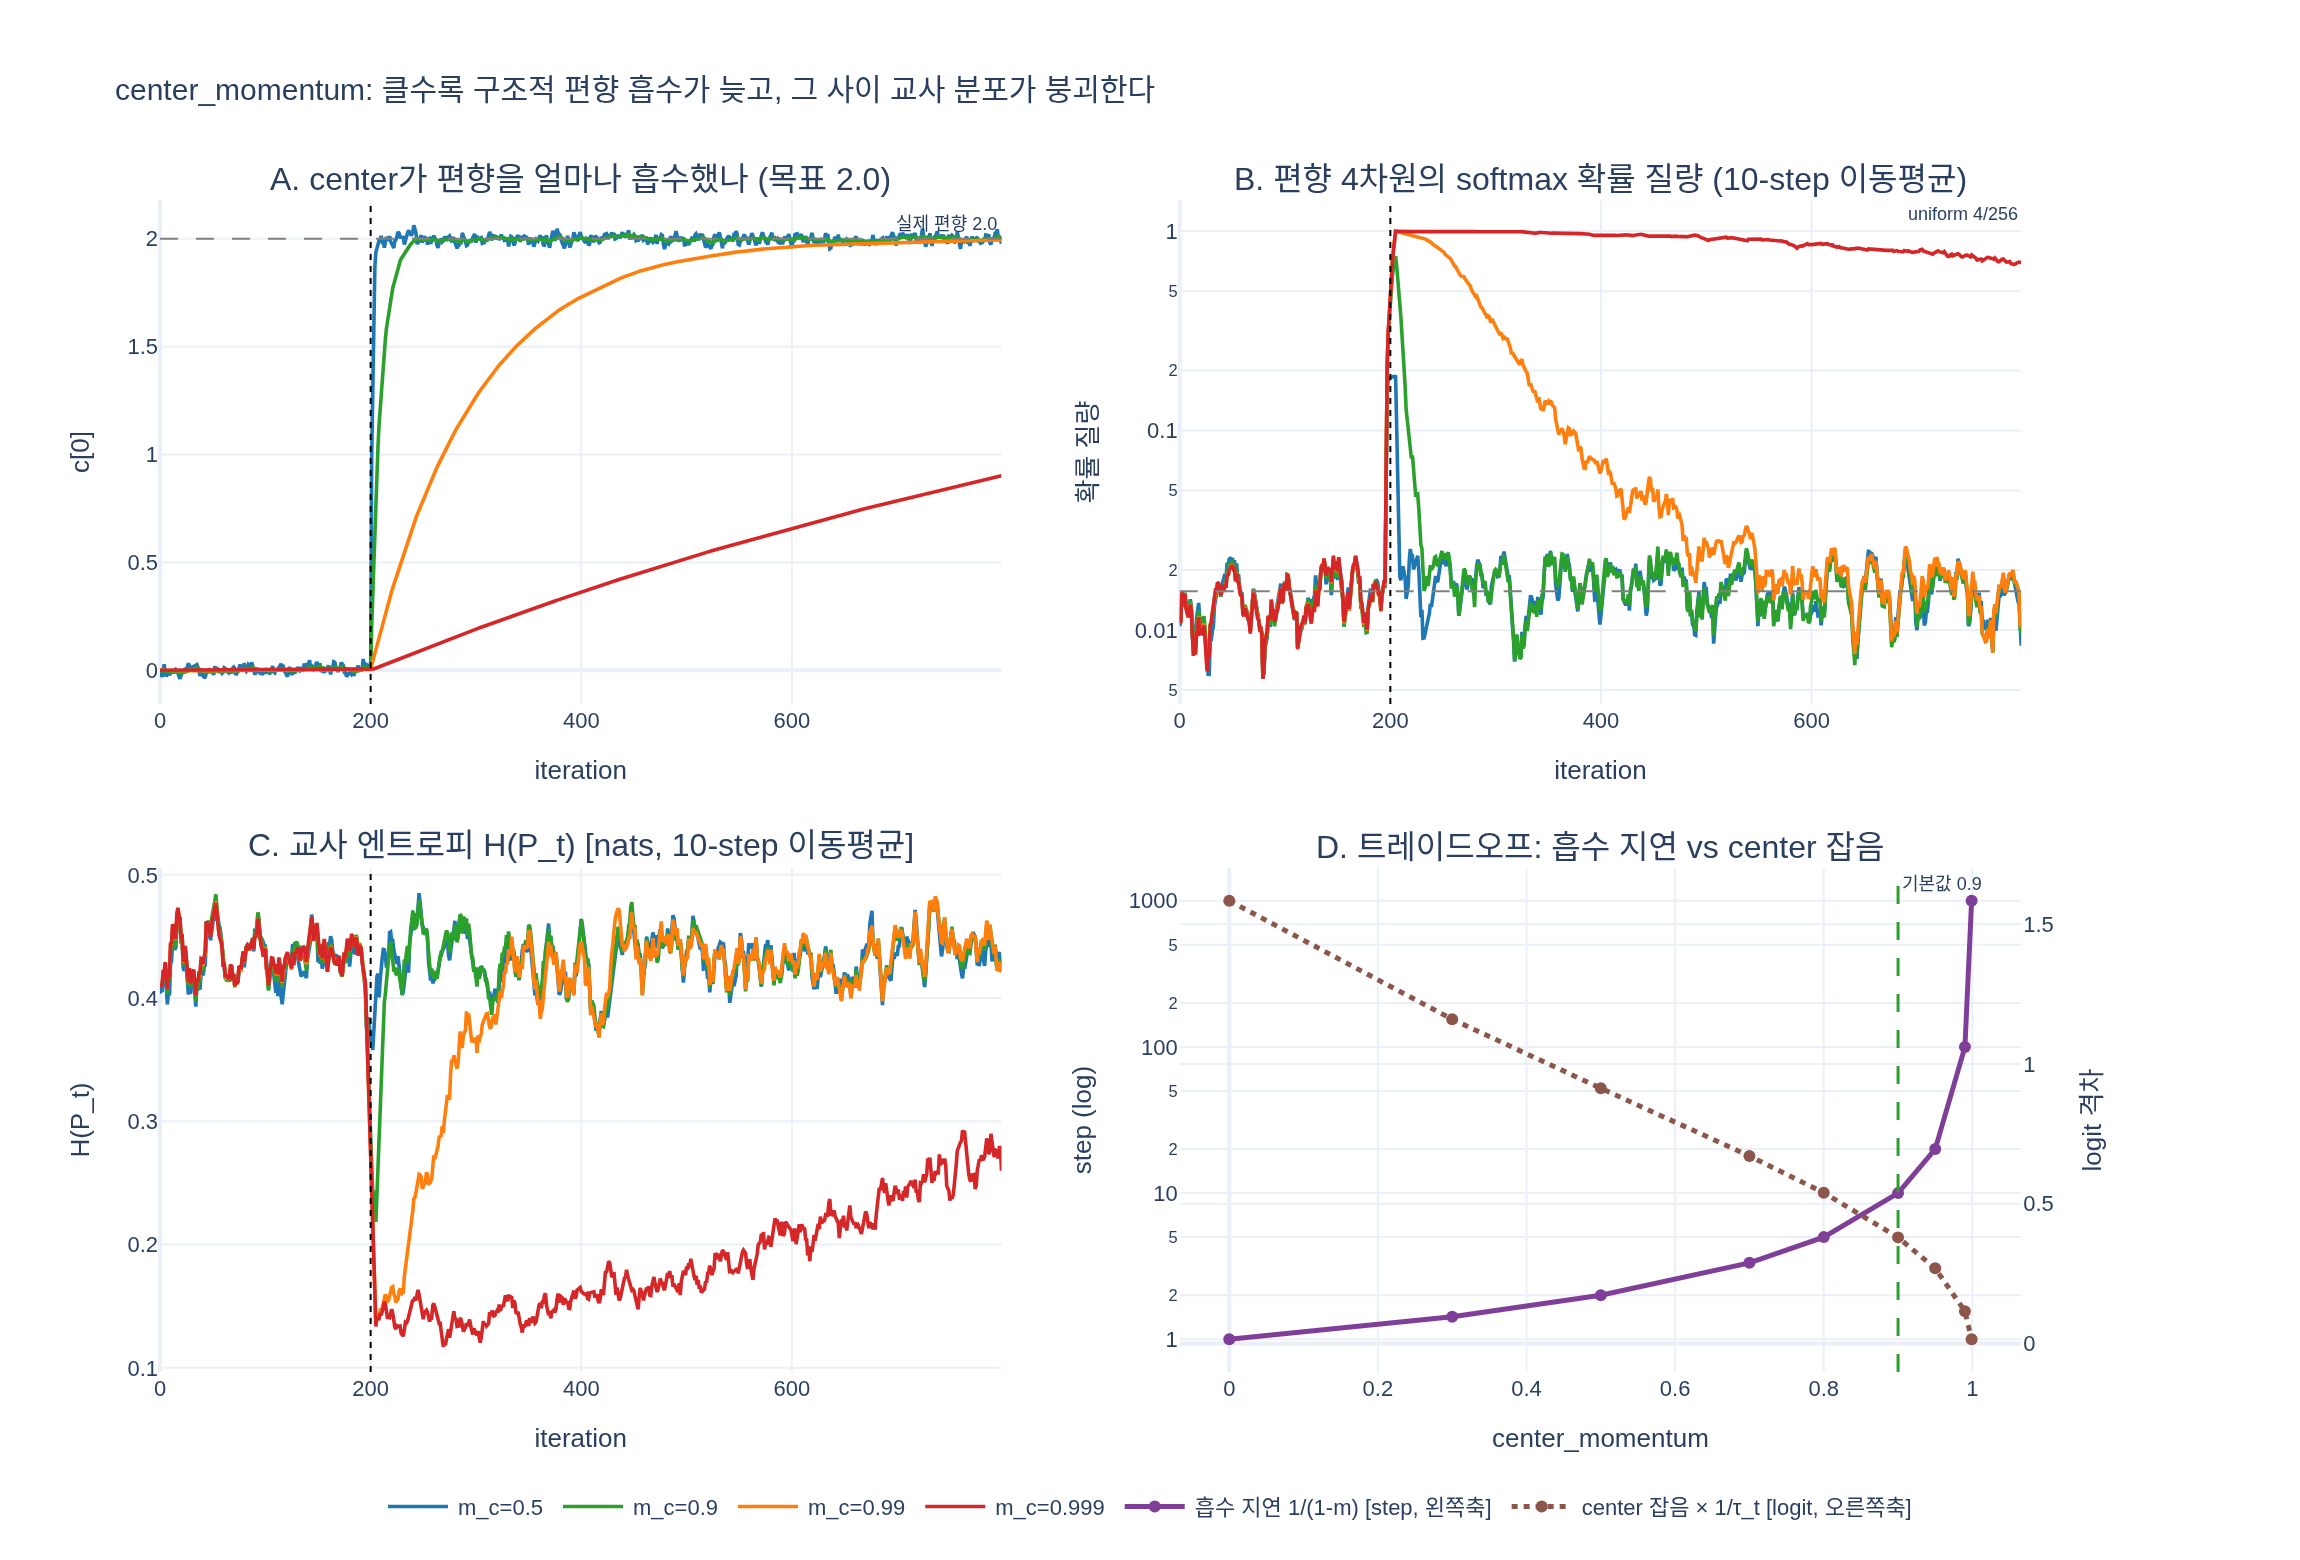

Source code (Python):
# %% [markdown]
# # `center_momentum`이 너무 크면 무슨 일이 생기나
#
# DINO 교사 분포는 centering + sharpening 두 단계다.
#
# $$
# P_t(k) = \frac{\exp\big((z_t(k) - c_k)/\tau_t\big)}{\sum_j \exp\big((z_t(j) - c_j)/\tau_t\big)},
# \qquad \tau_t = 0.04
# $$
#
# 그리고 `center`는 교사 출력 배치 평균의 EMA다 (`DINOLoss.update_center`).
#
# $$
# c \leftarrow m_c\, c + (1-m_c)\,\frac{1}{BW}\sum_i z_t(i), \qquad m_c = 0.9\ \text{(기본값)}
# $$
#
# 이 노트북에서 확인할 것:
#
# 1. EMA의 흡수 지연은 $\approx 1/(1-m_c)$ step, 잔여 편향은 $m_c^{\,t}\delta$ 다.
# 2. 지연 동안 $\tau_t=0.04$ 의 sharpening이 잔여 편향을 25배로 증폭해 **단일 프로토타입 붕괴**를 만든다.
# 3. 반대로 $m_c$ 가 너무 작으면 center가 배치 잡음을 물고 흔들린다 → **bias/variance 트레이드오프**.

# %%
# 필요 패키지: numpy, plotly, kaleido  (torch 불필요 — softmax는 numpy로 직접 계산)
import numpy as np
import plotly.graph_objects as go
from plotly.subplots import make_subplots


def _show(fig):
    try:
        from IPython import get_ipython
        if get_ipython() is not None:  # VSCode 셀/Jupyter에서만 렌더링
            fig.show()
    except ImportError:
        pass


def softmax(x, axis=-1):
    x = x - x.max(axis=axis, keepdims=True)
    e = np.exp(x)
    return e / e.sum(axis=axis, keepdims=True)


K = 256          # 프로토타입 수 (실제 DINO는 65536)
B = 64           # 배치 (× world_size)
SIGMA = 0.5      # 교사 logit 표준편차
TAU_T = 0.04     # teacher_temp
STEPS = 800
ONSET = 200      # 구조적 편향이 나타나는 step
NBIAS = 4        # 편향을 받는 차원 수
BIAS = 2.0       # 편향 크기 (logit 단위)
MS = [0.5, 0.9, 0.99, 0.999]

print(f"K={K}  B={B}  tau_t={TAU_T}  log K = {np.log(K):.3f} nats")
print(f"편향: step {ONSET}부터 차원 0..{NBIAS-1} 의 logit에 +{BIAS}")
print(f"sharpening 증폭 배율 1/tau_t = {1/TAU_T:.0f}배")
# 출력: K=256  B=64  tau_t=0.04  log K = 5.545 nats
# 출력: 편향: step 200부터 차원 0..3 의 logit에 +2.0
# 출력: sharpening 증폭 배율 1/tau_t = 25배

# %% [markdown]
# ## 1. EMA 계단 응답 — 순수 산수
#
# 배치 평균이 $\delta$ 만큼 계단식으로 튀면
#
# $$
# c(t) = (1 - m_c^{\,t})\,\delta, \qquad \text{잔여 편향} = m_c^{\,t}\,\delta
# $$
#
# 시간상수 $\tau \approx 1/(1-m_c)$, 90% 흡수까지 $t_{90} = \ln 0.1 / \ln m_c$.

# %%
print(f"{'m_c':>7} {'1/(1-m)':>9} {'t90':>7} {'10 step 뒤 잔여':>15}")
for m in MS:
    t90 = np.log(0.1) / np.log(m)
    print(f"{m:>7} {1/(1-m):>9.1f} {t90:>7.1f} {m**10:>14.1%}")
# 출력:     m_c   1/(1-m)     t90   10 step 뒤 잔여
# 출력:     0.5       2.0     3.3           0.1%
# 출력:     0.9      10.0    21.9          34.9%
# 출력:    0.99     100.0   229.1          90.4%
# 출력:   0.999    1000.0  2301.4          99.0%

# %% [markdown]
# `m_c = 0.999`면 center는 사실상 **1000 step 전의 배치 평균**을 들고 있다.
# 그동안 centering은 켜져 있으나 아무 일도 하지 않는다.

# %% [markdown]
# ## 2. 장난감 DINO 교사 출력 스트림
#
# 매 step 교사 logit을 $z_t \sim \mathcal{N}(\text{bias}, \sigma^2)$ 로 뽑는다.
# `ONSET` 이후 4개 차원에만 `+BIAS` 를 얹어 **구조적 편향**(입력과 무관하게 항상 유리한 프로토타입)을 만든다.
#
# 각 $m_c$ 에 대해 추적할 것:
# - `c[0]` : center가 편향을 얼마나 흡수했나 (목표 = 2.0)
# - 편향 4차원이 차지하는 softmax 확률 질량 (uniform 기대값 = $4/256 = 1.56\%$)
# - 교사 엔트로피 $H(P_t)$
# - argmax가 편향 차원에 떨어지는 비율

# %%
def simulate(m_c, steps=STEPS, onset=ONSET, seed=0):
    rng = np.random.default_rng(seed)
    bias = np.zeros(K)
    bias[:NBIAS] = BIAS
    center = np.zeros(K)
    h = {"c0": [], "mass": [], "ent": [], "argmax": [], "cnorm": []}
    for s in range(steps):
        b = bias if s >= onset else 0.0
        zt = rng.normal(0.0, SIGMA, size=(B, K)) + b      # 교사 출력 (2B행 대신 B행)
        p = softmax((zt - center) / TAU_T, axis=-1)       # centering + sharpening
        h["c0"].append(center[:NBIAS].mean())
        h["mass"].append(p[:, :NBIAS].sum(-1).mean())
        h["ent"].append(float(-(p * np.log(np.clip(p, 1e-12, None))).sum(-1).mean()))
        h["argmax"].append(float((p.argmax(-1) < NBIAS).mean()))
        h["cnorm"].append(float(np.linalg.norm(center)))
        # EMA 갱신 (update_center 와 동일)
        center = m_c * center + (1 - m_c) * zt.mean(0)
    return {k: np.asarray(v) for k, v in h.items()}


runs = {m: simulate(m) for m in MS}

UNIFORM = NBIAS / K
# 개별 step의 질량은 표집 잡음이 크므로(sharp softmax → 사실상 argmax 세기) 구간 평균으로 본다.
print(f"uniform 기대 질량 = {UNIFORM:.4f}   (편향 4차원 / 전체 256차원)\n")
print(f"{'m_c':>7} {'onset 이전':>11} {'onset+0..50':>12} {'+150..250':>11} {'마지막 50':>10} {'최종 c[0]':>10}")
for m, h in runs.items():
    print(f"{m:>7} {h['mass'][ONSET-50:ONSET].mean():>11.4f} "
          f"{h['mass'][ONSET:ONSET+50].mean():>12.4f} "
          f"{h['mass'][ONSET+150:ONSET+250].mean():>11.4f} "
          f"{h['mass'][-50:].mean():>10.4f} {h['c0'][-1]:>10.4f}")
# 출력: uniform 기대 질량 = 0.0156   (편향 4차원 / 전체 256차원)
# 출력:
# 출력:     m_c    onset 이전  onset+0..50   +150..250     마지막 50    최종 c[0]
# 출력:     0.5      0.0158       0.0511      0.0183     0.0136     1.9770
# 출력:     0.9      0.0155       0.1927      0.0186     0.0138     2.0007
# 출력:    0.99      0.0158       0.9299      0.0719     0.0143     1.9939
# 출력:   0.999      0.0161       0.9956      0.9628     0.7145     0.9012

# %% [markdown]
# 읽는 법:
#
# onset 이전에는 네 설정 모두 uniform 기대값 $4/256 = 1.56\%$ 근처다. 편향이 들어온 직후가 갈린다.
#
# - $m_c = 0.5$ — onset 직후 50 step 평균 질량 $5.1\%$. 거의 흔들리지 않는다(약 3 step 만에 회복).
# - $m_c = 0.9$ — $19.3\%$ 로 잠깐 튀지만 20 step 안에 uniform 수준으로 돌아온다.
#   center는 최종적으로 편향을 정확히 흡수했다($c_0 = 2.0007$).
# - $m_c = 0.99$ — onset 직후 50 step 동안 편향 4차원이 **확률의 93%** 를 먹는다.
#   질량이 5% 아래로 내려오는 데 **162 step**. 그 수백 step 동안 교사 타겟은 4개 프로토타입 one-hot이었다.
# - $m_c = 0.999$ — 600 step이 지나도 마지막 50 step 평균 질량이 **71%**,
#   center는 목표 2.0의 **45%**(0.90)밖에 못 따라잡았다. centering이 켜져 있지만 실질적으로 꺼진 상태다.

# %% [markdown]
# ## 3. 왜 "조금 늦음"이 "완전 붕괴"가 되는가
#
# sharpening이 잔여 편향을 $1/\tau_t = 25$ 배로 증폭한다. 잔여 편향 $\delta_{\text{res}}$ 하나가
# logit 격차 $25\,\delta_{\text{res}}$, 즉 확률비 $e^{25\delta_{\text{res}}}$ 가 된다.

# %%
for res in [2.0, 1.0, 0.5, 0.2, 0.1, 0.05]:
    ratio = np.exp(res / TAU_T)
    print(f"잔여 편향 {res:>4}  →  logit 격차 {res/TAU_T:>5.1f}  →  확률비 {ratio:>10.3g}")
# 출력: 잔여 편향  2.0  →  logit 격차  50.0  →  확률비  5.18e+21
# 출력: 잔여 편향  1.0  →  logit 격차  25.0  →  확률비   7.2e+10
# 출력: 잔여 편향  0.5  →  logit 격차  12.5  →  확률비   2.68e+05
# 출력: 잔여 편향  0.2  →  logit 격차   5.0  →  확률비      148
# 출력: 잔여 편향  0.1  →  logit 격차   2.5  →  확률비     12.2
# 출력: 잔여 편향 0.05  →  logit 격차   1.2  →  확률비     3.49

# %%
# 잔여 편향이 "무해한" 수준(확률비 < 12, 즉 delta_res < 0.1)까지 내려가는 데 걸리는 step 수
SAFE = 0.1
print(f"{'m_c':>7} {'잔여<0.1 까지':>14} {'질량<5% 까지(측정)':>20}")
for m, h in runs.items():
    t_safe = np.log(SAFE / BIAS) / np.log(m)
    after = h["mass"][ONSET:]
    idx = np.argmax(after < 0.05) if (after < 0.05).any() else -1
    meas = f"{idx} step" if idx > 0 else "> 600 step (실패)"
    print(f"{m:>7} {t_safe:>11.0f} step {meas:>20}")
# 출력:     m_c    잔여<0.1 까지         질량<5% 까지(측정)
# 출력:     0.5           4 step               3 step
# 출력:     0.9          28 step              19 step
# 출력:    0.99         298 step             162 step
# 출력:   0.999        2994 step      > 600 step (실패)

# %% [markdown]
# ## 4. 반대쪽 위험: $m_c$ 가 너무 작으면 center가 잡음을 문다
#
# 편향 없는 정상 상태에서 center의 지터 표준편차는
#
# $$
# \sigma_{\text{center}} \approx \frac{\sigma}{\sqrt{BW}}\sqrt{\frac{1-m_c}{1+m_c}}
# $$
#
# 이 잡음도 $\tau_t$ 로 25배 증폭되어 교사 타겟에 들어간다.
# 그래서 $m_c$ 는 **지연(bias) ↔ 잡음(variance)** 의 트레이드오프다.

# %%
def center_noise(m_c, steps=1500, seed=7):
    """편향 없는 스트림에서 center 성분의 정상 상태 표준편차."""
    rng = np.random.default_rng(seed)
    center = np.zeros(K)
    hist = []
    for s in range(steps):
        zt = rng.normal(0.0, SIGMA, size=(B, K))
        if s > steps // 3:                      # 과도 구간 버림
            hist.append(center[0])
        center = m_c * center + (1 - m_c) * zt.mean(0)
    return float(np.std(hist))


M_GRID = [0.0, 0.3, 0.5, 0.7, 0.8, 0.9, 0.95, 0.99, 0.999]
noise_meas = [center_noise(m) for m in M_GRID]
noise_theo = [SIGMA / np.sqrt(B) * np.sqrt((1 - m) / (1 + m)) for m in M_GRID]
lag_theo = [1.0 / (1 - m) for m in M_GRID]

print(f"{'m_c':>7} {'지연 1/(1-m)':>13} {'잡음(측정)':>12} {'잡음(이론)':>12} {'잡음×25':>9}")
for m, nm, nt, lg in zip(M_GRID, noise_meas, noise_theo, lag_theo):
    print(f"{m:>7} {lg:>13.1f} {nm:>12.4f} {nt:>12.4f} {nm*25:>9.2f}")
# 출력:     m_c    지연 1/(1-m)       잡음(측정)       잡음(이론)     잡음×25
# 출력:     0.0           1.0       0.0634       0.0625      1.58
# 출력:     0.3           1.4       0.0464       0.0459      1.16
# 출력:     0.5           2.0       0.0365       0.0361      0.91
# 출력:     0.7           3.3       0.0268       0.0263      0.67
# 출력:     0.8           5.0       0.0216       0.0208      0.54
# 출력:     0.9          10.0       0.0152       0.0143      0.38
# 출력:     0.95         20.0       0.0107       0.0100      0.27
# 출력:    0.99         100.0       0.0046       0.0044      0.11
# 출력:   0.999        1000.0       0.0006       0.0014      0.01
#
# 주의: m=0.999 행만 측정<이론인 것은 과도 구간(시간상수 1000 step)이 이 시뮬레이션
#      1500 step 안에 끝나지 않아서다 — 이론값이 맞다.

# %% [markdown]
# $m_c = 0.9$ 에서 잡음의 logit 격차 기여는 $0.38$ — 편향 2.0이 만드는 50에 비하면 무해하다.
# 반대로 $m_c = 0$ (배치 평균 그대로 빼기)은 격차 1.58로 커지고, 무엇보다 같은 이미지의 교사 타겟이
# **어떤 배치에 묶였는지에 따라 달라진다**. 0.9는 이 두 축 사이의 지점이다.

# %% [markdown]
# ## 5. 시각화

# %%
fig = make_subplots(
    rows=2, cols=2,
    subplot_titles=(
        "A. center가 편향을 얼마나 흡수했나 (목표 2.0)",
        "B. 편향 4차원의 softmax 확률 질량 (10-step 이동평균)",
        "C. 교사 엔트로피 H(P_t) [nats, 10-step 이동평균]",
        "D. 트레이드오프: 흡수 지연 vs center 잡음",
    ),
    specs=[[{}, {}], [{}, {"secondary_y": True}]],
    vertical_spacing=0.14, horizontal_spacing=0.09,
)

COLORS = {0.5: "#1f77b4", 0.9: "#2ca02c", 0.99: "#ff7f0e", 0.999: "#d62728"}
x = np.arange(STEPS)


def smooth(y, w=10):
    """step 단위 표집 잡음을 눌러 추세만 보이게 (질량/엔트로피 패널용)."""
    k = np.ones(w) / w
    return np.convolve(y, k, mode="same") / np.convolve(np.ones_like(y), k, mode="same")


for m, h in runs.items():
    c, nm = COLORS[m], f"m_c={m}"
    fig.add_trace(go.Scatter(x=x, y=h["c0"], name=nm, legendgroup=nm,
                             line=dict(color=c, width=1.8)), row=1, col=1)
    fig.add_trace(go.Scatter(x=x, y=smooth(h["mass"]), name=nm, legendgroup=nm, showlegend=False,
                             line=dict(color=c, width=1.8)), row=1, col=2)
    fig.add_trace(go.Scatter(x=x, y=smooth(h["ent"]), name=nm, legendgroup=nm, showlegend=False,
                             line=dict(color=c, width=1.8)), row=2, col=1)

# 참조선
fig.add_hline(y=BIAS, line=dict(color="gray", dash="dash", width=1), row=1, col=1,
              annotation_text="실제 편향 2.0", annotation_font_size=9)
fig.add_hline(y=UNIFORM, line=dict(color="gray", dash="dash", width=1), row=1, col=2,
              annotation_text="uniform 4/256", annotation_font_size=9)
for r, c_ in [(1, 1), (1, 2), (2, 1)]:
    fig.add_vline(x=ONSET, line=dict(color="black", dash="dot", width=1), row=r, col=c_)

# 패널 D: 지연 vs 잡음
fig.add_trace(go.Scatter(x=M_GRID, y=lag_theo, name="흡수 지연 1/(1-m) [step, 왼쪽축]",
                         line=dict(color="#7f3f98", width=2.5), mode="lines+markers"),
              row=2, col=2, secondary_y=False)
fig.add_trace(go.Scatter(x=M_GRID, y=[n * 25 for n in noise_meas],
                         name="center 잡음 × 1/τ_t [logit, 오른쪽축]",
                         line=dict(color="#8c564b", width=2.5, dash="dot"), mode="lines+markers"),
              row=2, col=2, secondary_y=True)
fig.add_vline(x=0.9, line=dict(color="#2ca02c", dash="dash", width=1.5), row=2, col=2,
              annotation_text="기본값 0.9", annotation_font_size=9)

fig.update_xaxes(title_text="iteration", row=1, col=1)
fig.update_xaxes(title_text="iteration", row=1, col=2)
fig.update_xaxes(title_text="iteration", row=2, col=1)
fig.update_xaxes(title_text="center_momentum", row=2, col=2)
fig.update_yaxes(title_text="c[0]", row=1, col=1)
fig.update_yaxes(title_text="확률 질량", type="log", row=1, col=2)
fig.update_yaxes(title_text="H(P_t)", row=2, col=1)
fig.update_yaxes(title_text="step (log)", type="log", row=2, col=2, secondary_y=False)
fig.update_yaxes(title_text="logit 격차", row=2, col=2, secondary_y=True)
fig.update_layout(
    height=780, width=1150, template="plotly_white",
    title_text="center_momentum: 클수록 구조적 편향 흡수가 늦고, 그 사이 교사 분포가 붕괴한다",
    legend=dict(orientation="h", y=-0.09, x=0.5, xanchor="center"),
    font=dict(size=11),
)

_show(fig)
fig.write_image("expy.png", scale=2)
print("expy.png 저장 완료")
# 출력: expy.png 저장 완료

# %% [markdown]
# ## 정리
#
# | | 증상 | 원인 |
# |---|---|---|
# | $m_c$ 과다 (0.99, 0.999) | 편향 차원이 확률 질량 독식, $H(P_t)\to$ 낮음, $\lVert c\rVert$ 정체 | EMA 시간상수 $1/(1-m_c)$ 가 편향 드리프트보다 느림 → centering 무력화 |
# | $m_c$ 과소 (≈0) | 교사 타겟이 배치마다 요동 | center가 배치 표집 잡음을 그대로 물음, $\tau_t$ 로 25배 증폭 |
# | $m_c = 0.9$ | 질량이 uniform 근처 유지, 엔트로피 안정 | 시간상수 10 step — 잡음은 평균 내고 편향은 놓치지 않음 |
#
# 실제 학습에서는 여기에 **자기강화 루프**가 더 붙는다. 편향 차원이 교사 타겟을 독식하면
# cross-entropy가 학생을 그쪽으로 밀고, EMA 교사가 학생을 따라가 편향이 더 커진다.
# 즉 center가 따라잡으려는 목표 자체가 도망가므로, 지연은 "늦은 정상화"가 아니라
# "그 사이에 붕괴가 자리를 잡음"으로 끝날 수 있다.
#
# 그리고 $H(P_t,P_s) = H(P_t) + D_{\mathrm{KL}}(P_t\Vert P_s)$ 이므로 이 붕괴는 **loss를 더 잘 낮춘다**.
# DINO 사전학습에는 검증이 없으니 loss 곡선만 보면 이걸 "학습이 잘 된다"로 오독한다.
# 봐야 하는 건 $H(P_t)$, top-1 확률, argmax 다양성, $\lVert c \rVert_2$ 다.
